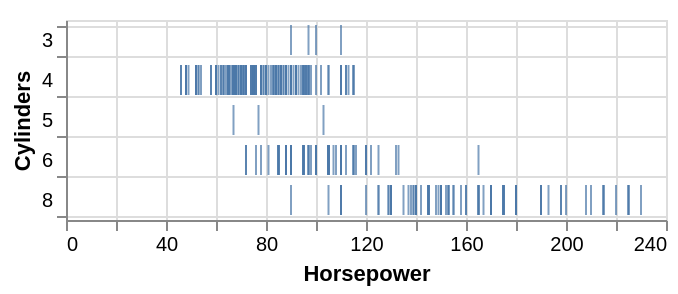

Here is the Vega-Lite specification saved for this chart:
### Vega-Lite specification from a JSON file in a GitHub repository (floating-point values rounded to 4 significant figures; data arrays with more than 128 entries replaced by an {"elided": "..."} marker saying what was removed)
{"$schema": "https://vega.github.io/schema/vega-lite/v4.json", "data": {"values": {"elided": "406 records"}}, "mark": "tick", "encoding": {"x": {"field": "Horsepower", "type": "quantitative"}, "y": {"field": "Cylinders", "type": "ordinal", "axis": {"grid": true, "tickBand": "extent"}}}}
